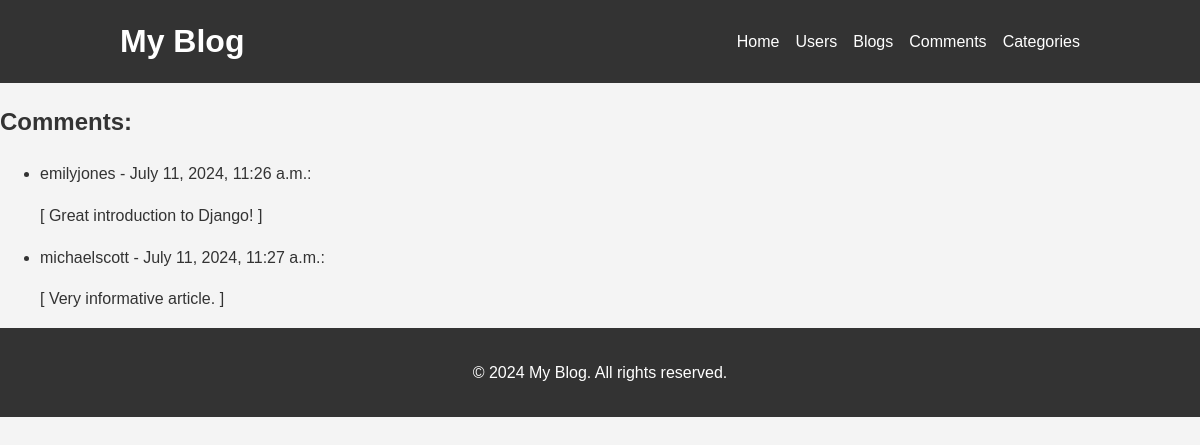
The app's page /blogs/blogdetails/comments/1/ with its own data.
### blog/models.py (models this page shows, shortened)
class Comment(models.Model):
    post = models.ForeignKey(Post, on_delete=models.CASCADE)
    user = models.ForeignKey(User, on_delete=models.CASCADE)
    content = models.TextField()
    date_posted = models.DateTimeField(default=timezone.now)

class User(models.Model):
    username = models.CharField(max_length=250)
    email = models.EmailField(max_length=250)
    password = models.CharField(max_length=250)

### blog/views.py (the view)
# urls.py: path('blogs/blogdetails/comments/<int:id>/', views.mycomment, name='comments'),
def mycomment(request, id):
    mypost = get_object_or_404(Post, id=id)
    mycomments = Comment.objects.filter(post=mypost)
    context = {
        'myposts': mypost,
        'mycomments': mycomments,
    }
    return render(request, 'comments.html', context)

### blog/templates/comments.html (shortened to what this page needs)
{% extends "master.html" %}
{% block content %}
<h2>Comments:</h2>
{% for comment in mycomments %}
  <ul>
    <li>
      <p>{{ comment.user.username }} - {{ comment.date_posted }}:</p>
      <p>[ {{ comment.content }} ]</p>
    </li>
  </ul>
{% endfor %}
{% endblock %}

### blog/templates/master.html (style rules this page uses)
body { font-family: Arial, sans-serif; line-height: 1.6; background-color: #f4f4f4; color: #333; margin: 0; padding: 0; }

### records on screen
Comment: user.username "emilyjones", date_posted "July 11, 2024, 11:26 a.m.", content "Great introduction to Django!"
Comment: user.username "michaelscott", date_posted "July 11, 2024, 11:27 a.m.", content "Very informative article."
